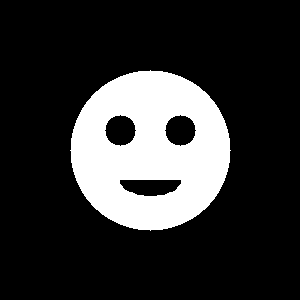
#> input picture test_face.png, 300 x 300 px
$ python -i debug_face_matching.py   (imports and definitions only)
#> lines starting #> are read from the running program, lines starting #| are printed output that depends on the picture; after the words box and inside, x2 and y2 are one past the last pixel; in counts of white or black regions, pixels touching at a corner belong together
import os
import django
from django.conf import settings

# Set up Django
# [2 lines not run here, left out]

from detection.models import Criminal
import cv2
import numpy as np

def debug_face_matching():
    """Debug the face matching process"""
    print("Debugging face matching process...")

    # Load the test image
    test_image_path = 'test_face.png'
    if not os.path.exists(test_image_path):
        print(f"Test image not found: {test_image_path}")
        return

    # Load the image
    img = cv2.imread(test_image_path)
#> img is the input picture: shape (300, 300, 3); 19.9% white; 1 white region, box (x1, y1, x2, y2) and area: (70, 70, 231, 231) 17889
    if img is None:
        print(f"Could not load image: {test_image_path}")
        return

    print(f"Test image loaded. Size: {img.shape}")
#| Test image loaded. Size: (300, 300, 3)

    # Convert to grayscale
    gray_img = cv2.cvtColor(img, cv2.COLOR_BGR2GRAY)

    # Apply histogram equalization to improve contrast
    gray_img = cv2.equalizeHist(gray_img)

    # Apply Gaussian blur to reduce noise
    gray_img = cv2.GaussianBlur(gray_img, (3, 3), 0)

    # Load face cascade classifier
    cascade_path = cv2.data.haarcascades + 'haarcascade_frontalface_default.xml'
    face_cascade = cv2.CascadeClassifier(cascade_path)

    # Detect faces
    faces = face_cascade.detectMultiScale(
        gray_img,
        scaleFactor=1.05,
        minNeighbors=5,
        minSize=(30, 30),
        flags=cv2.CASCADE_SCALE_IMAGE
    )
#> faces = [[52, 51, 198, 198]]

    print(f"Detected {len(faces)} faces in test image")
#| Detected 1 faces in test image

    if len(faces) == 0:
        print("No faces detected in test image")
        return

    # Process the first detected face
    (x, y, w, h) = faces[0]
#> x = 52; y = 51; w = 198; h = 198
    face_img = gray_img[y:y+h, x:x+w]
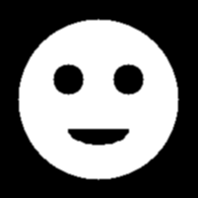
#> face_img: shape (198, 198); min 0, max 255, mean 116.4

    # Apply sharpening
    kernel = np.array([[-1,-1,-1], [-1,9,-1], [-1,-1,-1]])
    face_img = cv2.filter2D(face_img, -1, kernel)
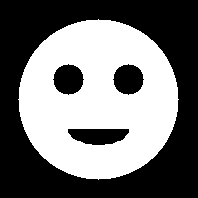
#> face_img: shape (198, 198); min 0, max 255, mean 116.4

    # Resize face for consistency
    face_img = cv2.resize(face_img, (100, 100))
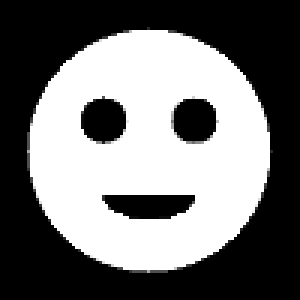
#> face_img: shape (100, 100) (shown 3 times larger); min 0, max 255, mean 116.3

    print(f"Processed test face. Size: {face_img.shape}")
#| Processed test face. Size: (100, 100)

    # Now compare with each criminal
#> (the run stopped early here; a loop or call above may not have finished)
